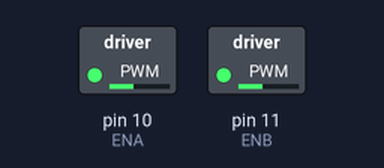
Bench run of a sketch on a simulated Arduino Uno, built with avr-gcc and run on an emulated ATmega328P. Shown: switched loads named in the sketch (green lamp = pin HIGH).

Above: at 0.1 s.
Timing chart, 0 to 1.6 s (numbered marks = the images above):
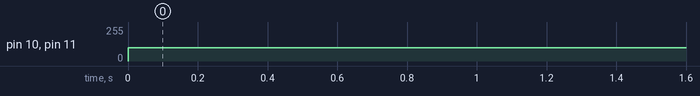

Measured:
- by itself, pin 10 (ENA), pin 11 (ENB): 0/255 → 100/255 at 0.00 s

The sketch:

motor.ino
```cpp
//L298& motor inf
//channel A
int IN1=12,IN2=13;
int ENA=10;
//channel B
int IN3=0,IN4=1;
int ENB=11;
int motorspeed1=0;
int motorspeed2=0;
void setup() {
  // put your setup code here, to run once:

}

void loop() {
  // put your main code here, to run repeatedly:
  MoveForward();


}
//Function For Turn to Right
void turnRight()
{
  digitalWrite(IN2,LOW);
  digitalWrite(IN1,HIGH);
  digitalWrite(IN3,HIGH);
  digitalWrite(IN4,LOW);
   motorspeed1=240;
   motorspeed2=240;
   analogWrite(ENA,motorspeed1);
   analogWrite(ENB,motorspeed2);

}

//Function For Turn to Left
void turnLeft()
{
  digitalWrite(IN1,LOW);
  digitalWrite(IN2,HIGH);
  digitalWrite(IN4,HIGH);
  digitalWrite(IN3,LOW);
  motorspeed1=240;
  motorspeed2=240;
  analogWrite(ENA,motorspeed1);
  analogWrite(ENB,motorspeed2);
}

//Function For Moving Forward
void MoveForward()
{
  digitalWrite(IN1,HIGH);
  digitalWrite(IN2,LOW);
  digitalWrite(IN4,HIGH);
  digitalWrite(IN3,LOW);
  motorspeed1=100;
  motorspeed2=100;
  analogWrite(ENA,motorspeed1);
  analogWrite(ENB,motorspeed2);


}
```
